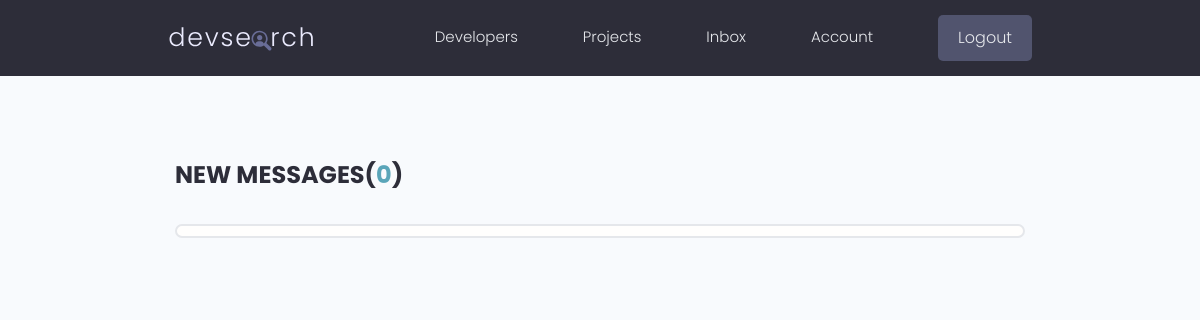
Page /inbox/ (signed in) on the earlier database version.
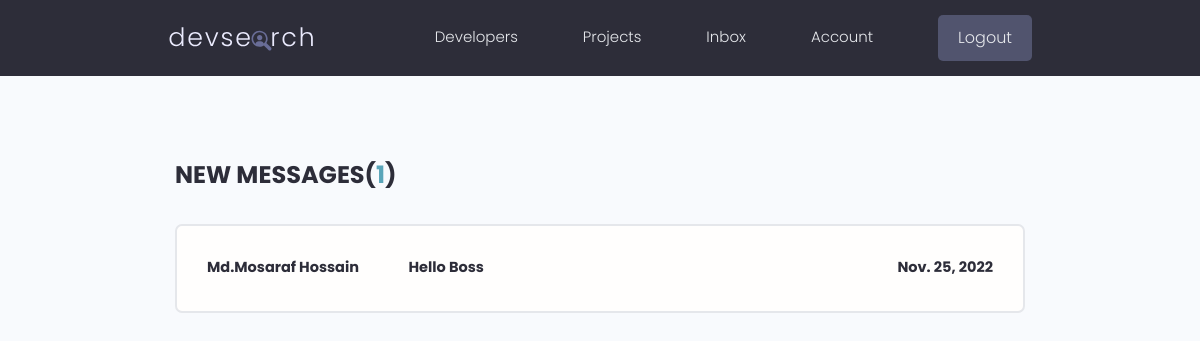
Same page on the later database version.
### users/models.py (models this page shows, shortened)
class Message(models.Model):
    sender = models.ForeignKey(Profile, on_delete=models.SET_NULL, null=True, blank=True)
    recipient = models.ForeignKey(Profile, on_delete=models.SET_NULL, null=True, blank=True, related_name="messages")
    name = models.CharField(max_length=200, null=True, blank=True)
    email = models.EmailField(max_length=200, null=True, blank=True)
    subject = models.CharField(max_length=200, null=True, blank=True)
    body = models.TextField()
    is_read = models.BooleanField(default=False, null=True)
    created = models.DateField(auto_now_add=True)
    id = models.UUIDField(default=uuid.uuid4, unique=True,
                          primary_key=True, editable=False)
    class Meta:
        ordering = ['is_read', '-created']

### users/views.py (the view)
# urls.py: path('inbox/', views.inbox, name="inbox"),
@login_required(login_url='login')
def inbox(request):
    profile = request.user.profile
    messageRequests = profile.messages.all()
    unreadCount = messageRequests.filter(is_read=False).count()
    context = {'messageRequests': messageRequests, 'unreadCount': unreadCount}
    return render(request, 'users/inbox.html', context)

### users/templates/users/inbox.html
{% extends 'main.html' %}
{% block content %}
  <main class="inbox my-xl">
    <div class="content-box">
      <h3 class="inbox__title">New Messages(<span>{{unreadCount}}</span>)</h3>
      <ul class="messages">
        {% for message in messageRequests %}
         {% if message.is_read == False %}
           <li class="message message--unread">
         {% else %}
              <li class="message">
        {% endif %}
          <a href="{% url 'message' message.id %}">
            <span class="message__author">{{message.name}}</span>
            <span class="message__subject">{{message.subject}}</span>
            <span class="message__date">{{message.created}}</span>
          </a>
        </li>
        {% endfor %}
      </ul>
    </div>
  </main>
  {% endblock content %}

Differences in the rows shown:
added Message: name "Md.Mosaraf Hossain", subject "Hello Boss", created "Nov. 25, 2022"
Other differences:
{{ unreadCount }}: "0" → "1"
